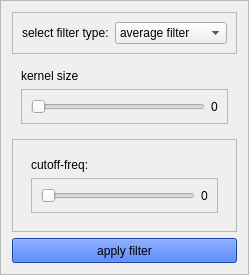
            <widget class="QFrame" name="frame_5">
             <property name="frameShape">
              <enum>QFrame::StyledPanel</enum>
             </property>
             <property name="frameShadow">
              <enum>QFrame::Raised</enum>
             </property>
             <layout class="QVBoxLayout" name="verticalLayout_6">
              <item>
               <widget class="QFrame" name="frame_15">
                <property name="frameShape">
                 <enum>QFrame::StyledPanel</enum>
                </property>
                <property name="frameShadow">
                 <enum>QFrame::Raised</enum>
                </property>
                <layout class="QHBoxLayout" name="horizontalLayout">
                 <item>
                  <widget class="QLabel" name="label_7">
                   <property name="maximumSize">
                    <size>
                     <width>16777215</width>
                     <height>30</height>
                    </size>
                   </property>
                   <property name="text">
                    <string>select filter type:</string>
                   </property>
                  </widget>
                 </item>
                 <item>
                  <widget class="QComboBox" name="filter_combo">
                   <item>
                    <property name="text">
                     <string>average filter</string>
                    </property>
                   </item>
                   <item>
                    <property name="text">
                     <string>gausssian filter</string>
                    </property>
                   </item>
                   <item>
                    <property name="text">
                     <string>median filter</string>
                    </property>
                   </item>
                   <item>
                    <property name="text">
                     <string>high pass filter</string>
                    </property>
                   </item>
                   <item>
                    <property name="text">
                     <string>low pass filter</string>
                    </property>
                   </item>
                  </widget>
                 </item>
                </layout>
               </widget>
              </item>
              <item>
               <widget class="QWidget" name="kernel_size_widget" native="true">
                <layout class="QVBoxLayout" name="verticalLayout_17">
                 <item>
                  <widget class="QLabel" name="label_3">
                   <property name="text">
                    <string>kernel size</string>
                   </property>
                  </widget>
                 </item>
                 <item>
                  <widget class="QFrame" name="frame_6">
                   <property name="frameShape">
                    <enum>QFrame::StyledPanel</enum>
                   </property>
                   <property name="frameShadow">
                    <enum>QFrame::Raised</enum>
                   </property>
                   <layout class="QHBoxLayout" name="horizontalLayout_7">
                    <item>
                     <widget class="QSlider" name="kernel_size_slider">
                      <property name="orientation">
                       <enum>Qt::Horizontal</enum>
                      </property>
                     </widget>
                    </item>
                    <item>
                     <widget class="QLabel" name="kernel_size_label">
                      <property name="text">
                       <string>0</string>
                      </property>
                     </widget>
                    </item>
                   </layout>
                  </widget>
                 </item>
                </layout>
               </widget>
              </item>
              <item>
               <widget class="QFrame" name="frame_4">
                <property name="frameShape">
                 <enum>QFrame::StyledPanel</enum>
                </property>
                <property name="frameShadow">
                 <enum>QFrame::Raised</enum>
                </property>
                <layout class="QVBoxLayout" name="verticalLayout_8">
                 <item>
                  <widget class="QWidget" name="cuttofffreq_widgwt" native="true">
                   <layout class="QVBoxLayout" name="verticalLayout_16">
                    <item>
                     <widget class="QLabel" name="label_12">
                      <property name="text">
                       <string>cutoff-freq:</string>
                      </property>
                     </widget>
                    </item>
                    <item>
                     <widget class="QFrame" name="frame_10">
                      <property name="frameShape">
                       <enum>QFrame::StyledPanel</enum>
                      </property>
                      <property name="frameShadow">
                       <enum>QFrame::Raised</enum>
                      </property>
                      <layout class="QHBoxLayout" name="horizontalLayout_9">
                       <item>
                        <widget class="QSlider" name="cuttoff_freq_slider">
                         <property name="minimum">
                          <number>10</number>
                         </property>
                         <property name="maximum">
                          <number>180</number>
                         </property>
                         <property name="singleStep">
                          <number>10</number>
                         </property>
                         <property name="orientation">
                          <enum>Qt::Horizontal</enum>
                         </property>
                        </widget>
                       </item>
                       <item>
                        <widget class="QLabel" name="cuttofffreq_label">
                         <property name="text">
                          <string>0</string>
                         </property>
                        </widget>
                       </item>
                      </layout>
                     </widget>
                    </item>
                   </layout>
                  </widget>
                 </item>
                </layout>
               </widget>
              </item>
              <item>
               <widget class="QPushButton" name="apply_filter_btn">
                <property name="minimumSize">
                 <size>
                  <width>0</width>
                  <height>25</height>
                 </size>
                </property>
                <property name="styleSheet">
                 <string notr="true">background-color: rgb(31, 87, 231);
border-color: rgb(0, 0, 127);</string>
                </property>
                <property name="text">
                 <string>apply filter</string>
                </property>
               </widget>
              </item>
             </layout>
            </widget>
